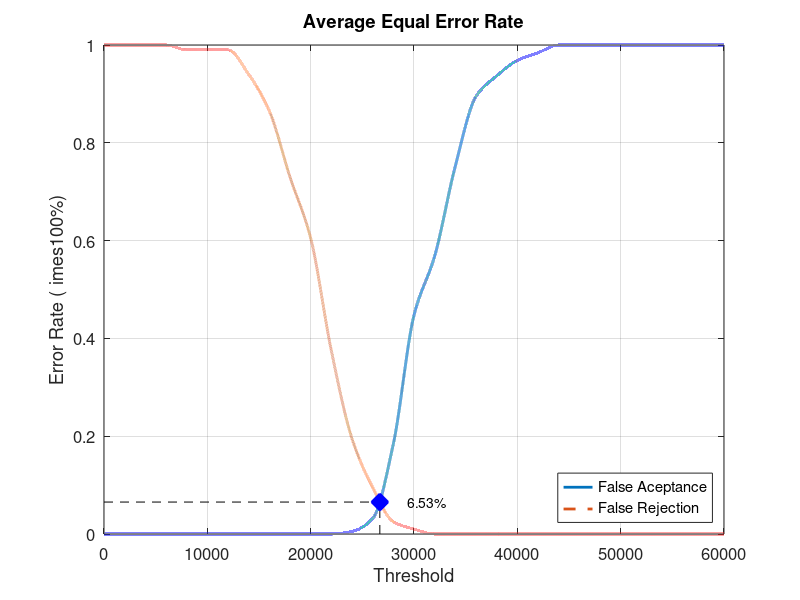
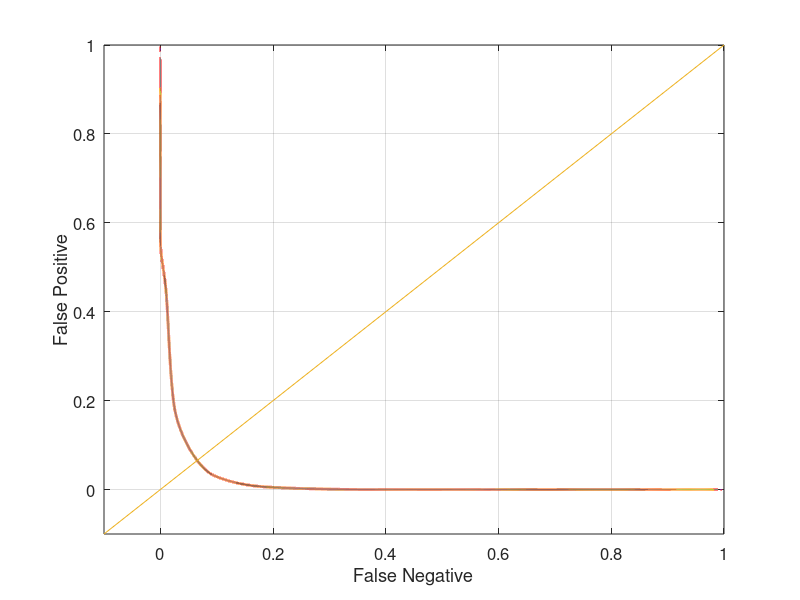

These figures' MATLAB source, in order:
close all;
clear;
clc;
x = 0:2000:60000;
xq = 0:0.5:60000;

y0 = [0 0 0 0 0 0 0 0 0 0 0 0 0.00526316 0.0315789 0.184211 0.447368 0.568421 0.752632 0.894737 0.936842 0.968421 0.984211 1 1 1 1 1 1 1 1 1]
yy0 = interp1(x, y0, xq, 'pchip');
y1 = [1 1 1 1 0.99 0.99 0.99 0.94 0.865 0.73 0.605 0.375 0.195 0.095 0.025 0.01 0 0 0 0 0 0 0 0 0 0 0 0 0 0 0]
yy1 = interp1(x, y1, xq, 'pchip');

% Calculating EER: 
y2 = abs(y0 - y1);
find(y2 == min(y2))
yy2 = abs(yy0 - yy1);
xEER = find(yy2 == min(yy2));
xEERIndex = xq(xEER) % X-axis EER
yEER = yy0(xEER) % Y-axis EER

main = figure
plot(xq, yy0,'-','LineWidth', 2);	hold on
plot(xq, yy1,'--','LineWidth', 2);	hold on
plot([xEERIndex xEERIndex], [0 yEER], 'k--');	hold on
plot([0 xEERIndex], [yEER yEER], 'k--');	hold on
plot(xEERIndex, yEER, 'bx', 'LineWidth', 10);	hold on
text(xEERIndex + 10 * xEERIndex / 100, yEER, [num2str(round((10000 * yEER)) / 100) '%'])
legend('False Aceptance', 'False Rejection', 'Location', 'SouthEast')
xlabel('Threshold')
ylabel('Error Rate (	imes100%)')
title('Average Equal Error Rate')
set(gca, 'FontSize', 12)
axis([0 60000 0 1])
grid on

print(main, 'Database3_1Main', '-dpng');
FNRxFPR = figure('Color', [1 1 1]);
plot(yy1, yy0, '-', yy1, yy0, 'LineWidth', 2);
hold on
y = -0.1:0.1:1
plot(y, y); 
set(gca, 'FontSize', 12)
xlabel('False Negative')
ylabel('False Positive')
axis([-0.1 1 -0.1 1])
set(gca, 'FontSize', 12)
grid on

print(FNRxFPR, 'Database3_1FNRxFPR','-dpng');
